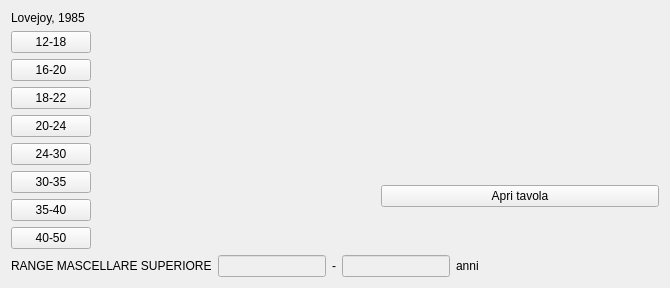
     <widget class="QWidget" name="tabWidgetPage3">
      <attribute name="title">
       <string>Usura dentaria </string>
      </attribute>
      <layout class="QGridLayout" name="gridLayout_21">
       <item row="1" column="0">
        <layout class="QHBoxLayout" name="horizontalLayout_13">
         <item>
          <layout class="QGridLayout" name="gridLayout_20">
           <item row="0" column="0">
            <widget class="QPushButton" name="pushButton_ms_sup_12_18">
             <property name="text">
              <string>12-18</string>
             </property>
            </widget>
           </item>
           <item row="1" column="0">
            <widget class="QPushButton" name="pushButton_ms_sup_16_20">
             <property name="text">
              <string>16-20</string>
             </property>
            </widget>
           </item>
           <item row="2" column="0">
            <widget class="QPushButton" name="pushButton_ms_sup_18_22">
             <property name="text">
              <string>18-22</string>
             </property>
            </widget>
           </item>
           <item row="3" column="0">
            <widget class="QPushButton" name="pushButton_ms_sup_20_24">
             <property name="text">
              <string>20-24</string>
             </property>
            </widget>
           </item>
          </layout>
         </item>
        </layout>
       </item>
       <item row="3" column="0" colspan="3">
        <layout class="QHBoxLayout" name="horizontalLayout_12">
         <item>
          <widget class="QLabel" name="label_4_sistema_latero_anteriore_60">
           <property name="text">
            <string>RANGE MASCELLARE SUPERIORE</string>
           </property>
          </widget>
         </item>
         <item>
          <widget class="QLineEdit" name="lineEdit_ms_sup_min">
           <property name="enabled">
            <bool>false</bool>
           </property>
           <property name="alignment">
            <set>Qt::AlignCenter</set>
           </property>
          </widget>
         </item>
         <item>
          <widget class="QLabel" name="label_5_1_s_53">
           <property name="text">
            <string>-</string>
           </property>
          </widget>
         </item>
         <item>
          <widget class="QLineEdit" name="lineEdit_ms_sup_max">
           <property name="enabled">
            <bool>false</bool>
           </property>
           <property name="alignment">
            <set>Qt::AlignCenter</set>
           </property>
          </widget>
         </item>
         <item>
          <widget class="QLabel" name="label_5_1_s_52">
           <property name="text">
            <string>anni</string>
           </property>
          </widget>
         </item>
         <item>
          <spacer name="horizontalSpacer_16">
           <property name="orientation">
            <enum>Qt::Horizontal</enum>
           </property>
           <property name="sizeHint" stdset="0">
            <size>
             <width>100</width>
             <height>20</height>
            </size>
           </property>
          </spacer>
         </item>
         <item>
          <spacer name="horizontalSpacer_17">
           <property name="orientation">
            <enum>Qt::Horizontal</enum>
           </property>
           <property name="sizeHint" stdset="0">
            <size>
             <width>40</width>
             <height>20</height>
            </size>
           </property>
          </spacer>
         </item>
         <item>
          <spacer name="horizontalSpacer_18">
           <property name="orientation">
            <enum>Qt::Horizontal</enum>
           </property>
           <property name="sizeHint" stdset="0">
            <size>
             <width>40</width>
             <height>20</height>
            </size>
           </property>
          </spacer>
         </item>
        </layout>
       </item>
       <item row="0" column="0">
        <widget class="QLabel" name="label_3">
         <property name="text">
          <string>Lovejoy, 1985</string>
         </property>
        </widget>
       </item>
       <item row="2" column="0">
        <layout class="QGridLayout" name="gridLayout_19">
         <item row="2" column="1">
          <widget class="QPushButton" name="pushButton_ms_sup_35_40">
           <property name="text">
            <string>35-40</string>
           </property>
          </widget>
         </item>
         <item row="3" column="1">
          <widget class="QPushButton" name="pushButton_ms_sup_40_50">
           <property name="text">
            <string>40-50</string>
           </property>
          </widget>
         </item>
         <item row="1" column="1">
          <widget class="QPushButton" name="pushButton_ms_sup_30_35">
           <property name="text">
            <string>30-35</string>
           </property>
          </widget>
         </item>
         <item row="0" column="1">
          <widget class="QPushButton" name="pushButton_ms_sup_24_30">
           <property name="text">
            <string>24-30</string>
           </property>
          </widget>
         </item>
        </layout>
       </item>
       <item row="1" column="2">
        <spacer name="horizontalSpacer_6">
         <property name="orientation">
          <enum>Qt::Horizontal</enum>
         </property>
         <property name="sizeHint" stdset="0">
          <size>
           <width>40</width>
           <height>20</height>
          </size>
         </property>
        </spacer>
       </item>
       <item row="2" column="2">
        <widget class="QPushButton" name="pushButton">
         <property name="text">
          <string>Apri tavola</string>
         </property>
        </widget>
       </item>
       <item row="2" column="1">
        <spacer name="horizontalSpacer_7">
         <property name="orientation">
          <enum>Qt::Horizontal</enum>
         </property>
         <property name="sizeHint" stdset="0">
          <size>
           <width>40</width>
           <height>20</height>
          </size>
         </property>
        </spacer>
       </item>
      </layout>
     </widget>
